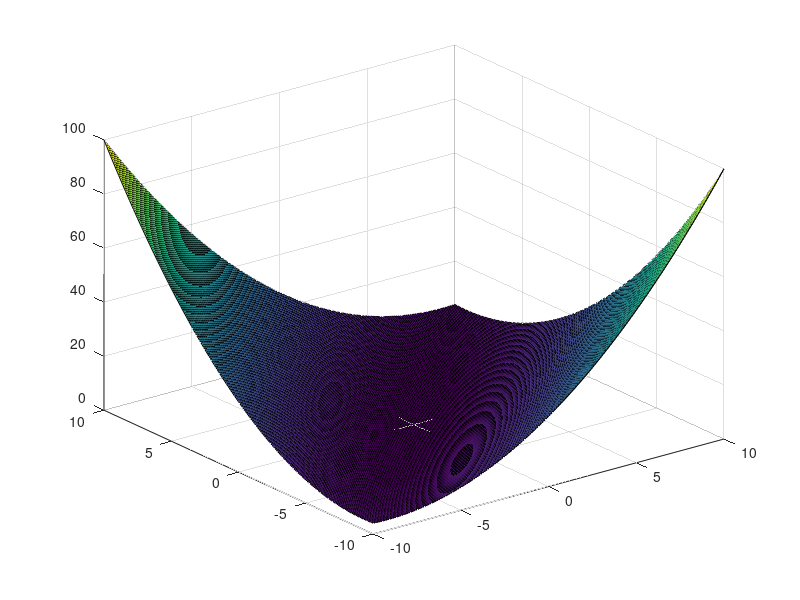

Write the MATLAB code that produced this figure.
% To plot the following equation where -10<=xi<=10 for all i=1,2
% f=0.26*(x1^2+x2^2) - 0.48*(x1*x2);

[x1,x2]=meshgrid(-10:0.1:10, -10:0.1:10);
f=0.26*(x1.^2+x2.^2) - 0.48*(x1.*x2);
surf(x1,x2,f);